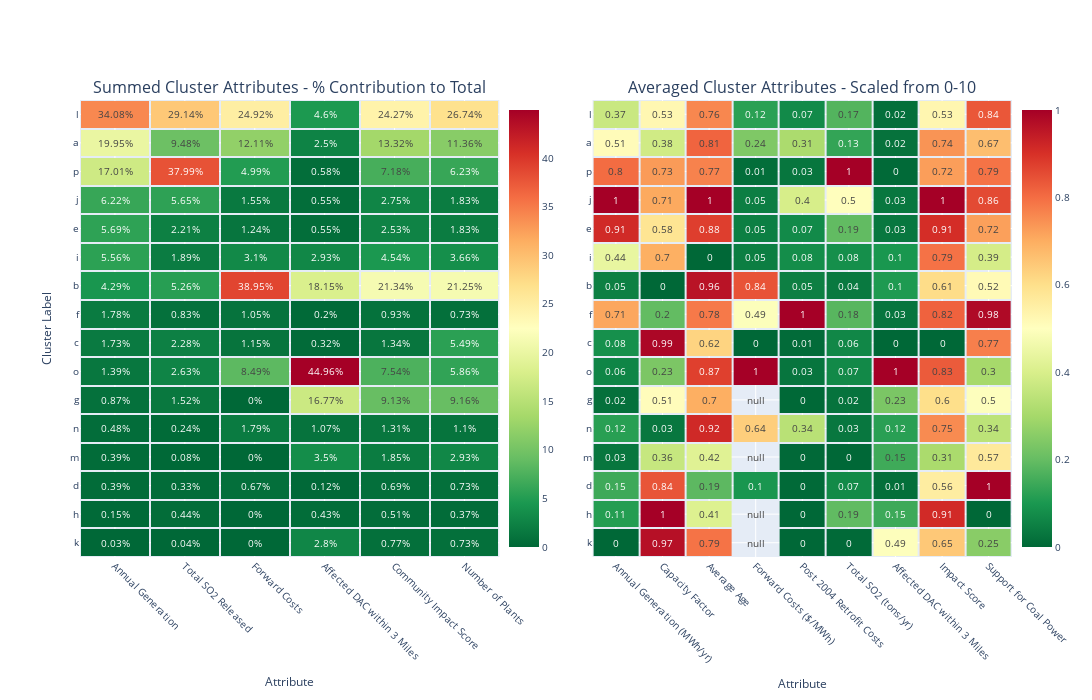

This figure's notebook cell:
### Code cell
from plotly.subplots import make_subplots

fig = make_subplots(
    rows=1, cols=2,
    vertical_spacing=0.1,
    subplot_titles=("Summed Cluster Attributes - % Contribution to Total", "Averaged Cluster Attributes - Scaled from 0-10"),
    specs=[[{"type": "Heatmap"}, {"type": "Heatmap"}]]
    )

x1=['Annual Generation', 'Total SO2 Released', 'Forward Costs', 'Affected DAC within 3 Miles', 'Community Impact Score', 'Number of Plants']
y1 = mapdf.sort_values('PLGENACL').index.tolist()
z1 = mapdf.sort_values('PLGENACL').values.tolist()
tList1 = mapdf.sort_values('PLGENACL').round(2).values.tolist()

x2=['Annual Generation (MWh/yr)', 'Capacity Factor', 'Average Age',  'Forward Costs ($/MWh)', 'Post 2004 Retrofit Costs','Total SO2 (tons/yr)', 'Affected DAC within 3 Miles',  'Impact Score',  'Support for Coal Power']
y2 = hmap1.index.tolist()
z2 = hmap1.values.tolist()
tList2 = hmap1.round(2).values.tolist()

fig.add_trace(go.Heatmap(x=x1, y=y1, z=z1, colorscale = 'rdylgn_r', xgap = 2, ygap = 2,
text=tList1, texttemplate=("%{text}"+"%"), colorbar_x=0.45), row=1, col=1)

fig.add_trace(go.Heatmap(x=x2, y=y2, z=z2, colorscale = 'rdylgn_r', xgap = 2, ygap = 2,
text=tList2, texttemplate=("%{text}"),colorbar_x=1), row=1, col=2)

fig.update_xaxes(tickangle=45)

fig.update_layout(font=dict(
        #family="Courier New, monospace",
        size=10,
        #color="RebeccaPurple"
    ),
    width=1100,
    height=700,
    xaxis_title="Attribute",
    xaxis2_title="Attribute",
    yaxis_title="Cluster Label")


fig.show()

### Figure 1 — Plotly figure (JSON) as saved in the notebook; plotly's stock layout.template omitted (floating-point values rounded to 4 significant figures; data arrays with more than 128 entries replaced by an {"elided": "..."} marker saying what was removed)
{"data": [{"colorbar": {"x": 0.45}, "colorscale": [[0, "rgb(0,104,55)"], [0.1, "rgb(26,152,80)"], [0.2, "rgb(102,189,99)"], [0.3, "rgb(166,217,106)"], [0.4, "rgb(217,239,139)"], [0.5, "rgb(255,255,191)"], [0.6, "rgb(254,224,139)"], [0.7, "rgb(253,174,97)"], [0.8, "rgb(244,109,67)"], [0.9, "rgb(215,48,39)"], [1, "rgb(165,0,38)"]], "text": [[0.03, 0.04, 0, 2.8, 0.77, 0.73], [0.15, 0.44, 0, 0.43, 0.51, 0.37], [0.39, 0.33, 0.67, 0.12, 0.69, 0.73], [0.39, 0.08, 0, 3.5, 1.85, 2.93], [0.48, 0.24, 1.79, 1.07, 1.31, 1.1], [0.87, 1.52, 0, 16.77, 9.13, 9.16], [1.39, 2.63, 8.49, 44.96, 7.54, 5.86], [1.73, 2.28, 1.15, 0.32, 1.34, 5.49], [1.78, 0.83, 1.05, 0.2, 0.93, 0.73], [4.29, 5.26, 38.95, 18.15, 21.34, 21.25], [5.56, 1.89, 3.1, 2.93, 4.54, 3.66], [5.69, 2.21, 1.24, 0.55, 2.53, 1.83], [6.22, 5.65, 1.55, 0.55, 2.75, 1.83], [17.01, 37.99, 4.99, 0.58, 7.18, 6.23], [19.95, 9.48, 12.11, 2.5, 13.32, 11.36], [34.08, 29.14, 24.92, 4.6, 24.27, 26.74]], "texttemplate": "%{text}%", "type": "heatmap", "x": ["Annual Generation", "Total SO2 Released", "Forward Costs", "Affected DAC within 3 Miles", "Community Impact Score", "Number of Plants"], "xaxis": "x", "xgap": 2, "y": ["k", "h", "d", "m", "n", "g", "o", "c", "f", "b", "i", "e", "j", "p", "a", "l"], "yaxis": "y", "ygap": 2, "z": [[0.02686, 0.03698, 0, 2.797, 0.7741, 0.7326], [0.1526, 0.4405, 0, 0.4273, 0.5093, 0.3663], [0.3891, 0.3322, 0.6681, 0.12, 0.6913, 0.7326], [0.3928, 0.08383, 0, 3.498, 1.853, 2.93], [0.4763, 0.2398, 1.785, 1.067, 1.308, 1.099], [0.8741, 1.519, 0, 16.77, 9.134, 9.158], [1.387, 2.626, 8.488, 44.96, 7.538, 5.861], [1.732, 2.282, 1.151, 0.3166, 1.337, 5.495], [1.777, 0.8273, 1.052, 0.1958, 0.9311, 0.7326], [4.29, 5.258, 38.95, 18.15, 21.34, 21.25], [5.556, 1.889, 3.098, 2.932, 4.535, 3.663], [5.686, 2.211, 1.242, 0.5452, 2.53, 1.832], [6.218, 5.65, 1.552, 0.5457, 2.747, 1.832], [17.01, 37.99, 4.985, 0.577, 7.18, 6.227], [19.95, 9.481, 12.11, 2.5, 13.32, 11.36], [34.08, 29.14, 24.92, 4.602, 24.27, 26.74]]}, {"colorbar": {"x": 1}, "colorscale": [[0, "rgb(0,104,55)"], [0.1, "rgb(26,152,80)"], [0.2, "rgb(102,189,99)"], [0.3, "rgb(166,217,106)"], [0.4, "rgb(217,239,139)"], [0.5, "rgb(255,255,191)"], [0.6, "rgb(254,224,139)"], [0.7, "rgb(253,174,97)"], [0.8, "rgb(244,109,67)"], [0.9, "rgb(215,48,39)"], [1, "rgb(165,0,38)"]], "text": {"elided": "16x9 float values"}, "texttemplate": "%{text}", "type": "heatmap", "x": ["Annual Generation (MWh/yr)", "Capacity Factor", "Average Age", "Forward Costs ($/MWh)", "Post 2004 Retrofit Costs", "Total SO2 (tons/yr)", "Affected DAC within 3 Miles", "Impact Score", "Support for Coal Power"], "xaxis": "x2", "xgap": 2, "y": ["k", "h", "d", "m", "n", "g", "o", "c", "f", "b", "i", "e", "j", "p", "a", "l"], "yaxis": "y2", "ygap": 2, "z": {"elided": "16x9 float values"}}], "layout": {"annotations": [{"font": {"size": 16}, "showarrow": false, "text": "Summed Cluster Attributes - % Contribution to Total", "x": 0.225, "xanchor": "center", "xref": "paper", "y": 1, "yanchor": "bottom", "yref": "paper"}, {"font": {"size": 16}, "showarrow": false, "text": "Averaged Cluster Attributes - Scaled from 0-10", "x": 0.775, "xanchor": "center", "xref": "paper", "y": 1, "yanchor": "bottom", "yref": "paper"}], "font": {"size": 10}, "height": 700, "width": 1100, "xaxis": {"anchor": "y", "domain": [0, 0.45], "tickangle": 45, "title": {"text": "Attribute"}}, "xaxis2": {"anchor": "y2", "domain": [0.55, 1], "tickangle": 45, "title": {"text": "Attribute"}}, "yaxis": {"anchor": "x", "domain": [0, 1], "title": {"text": "Cluster Label"}}, "yaxis2": {"anchor": "x2", "domain": [0, 1]}}}
